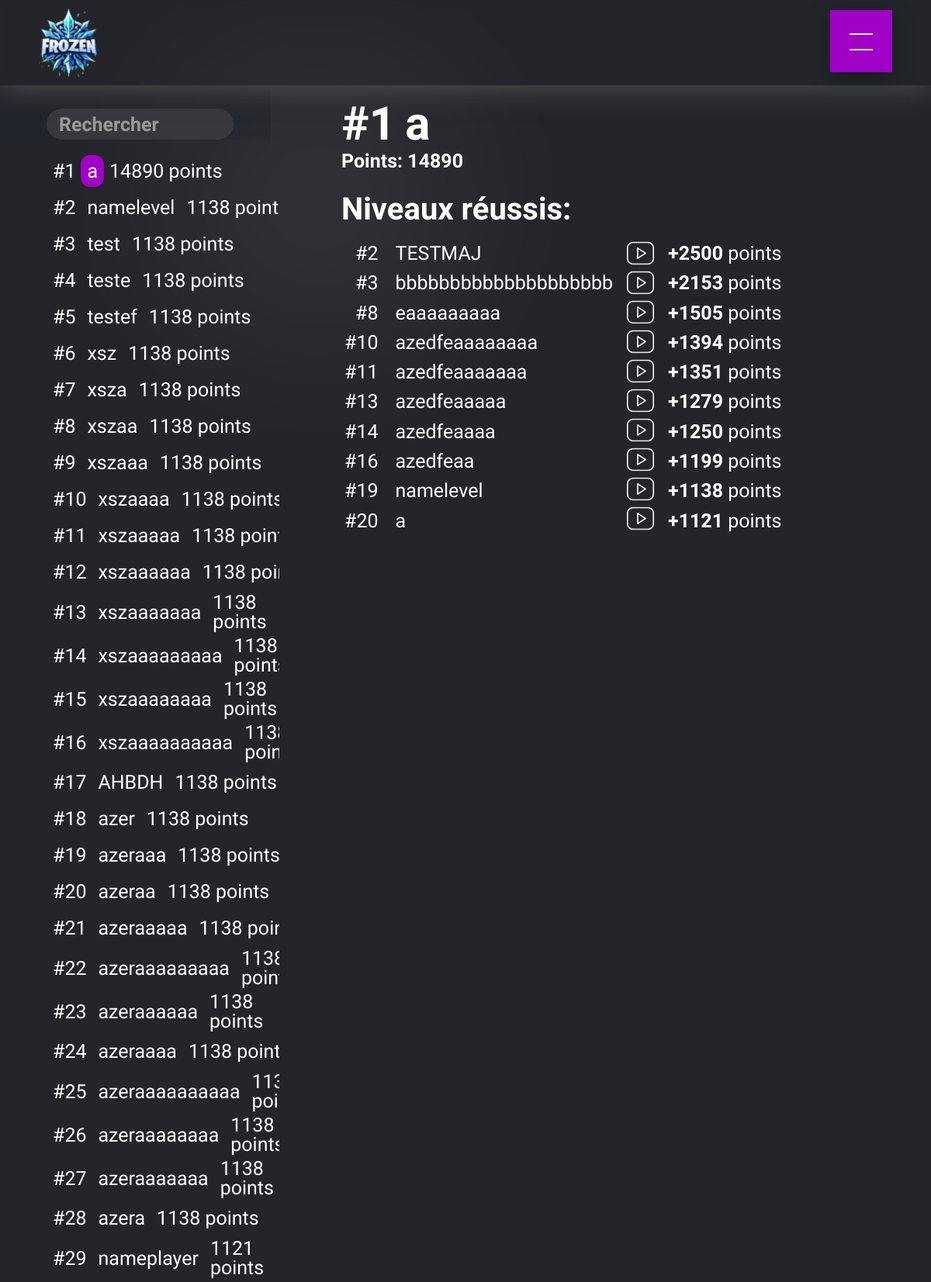
/classement/a, run on an earlier commit of the app's database.
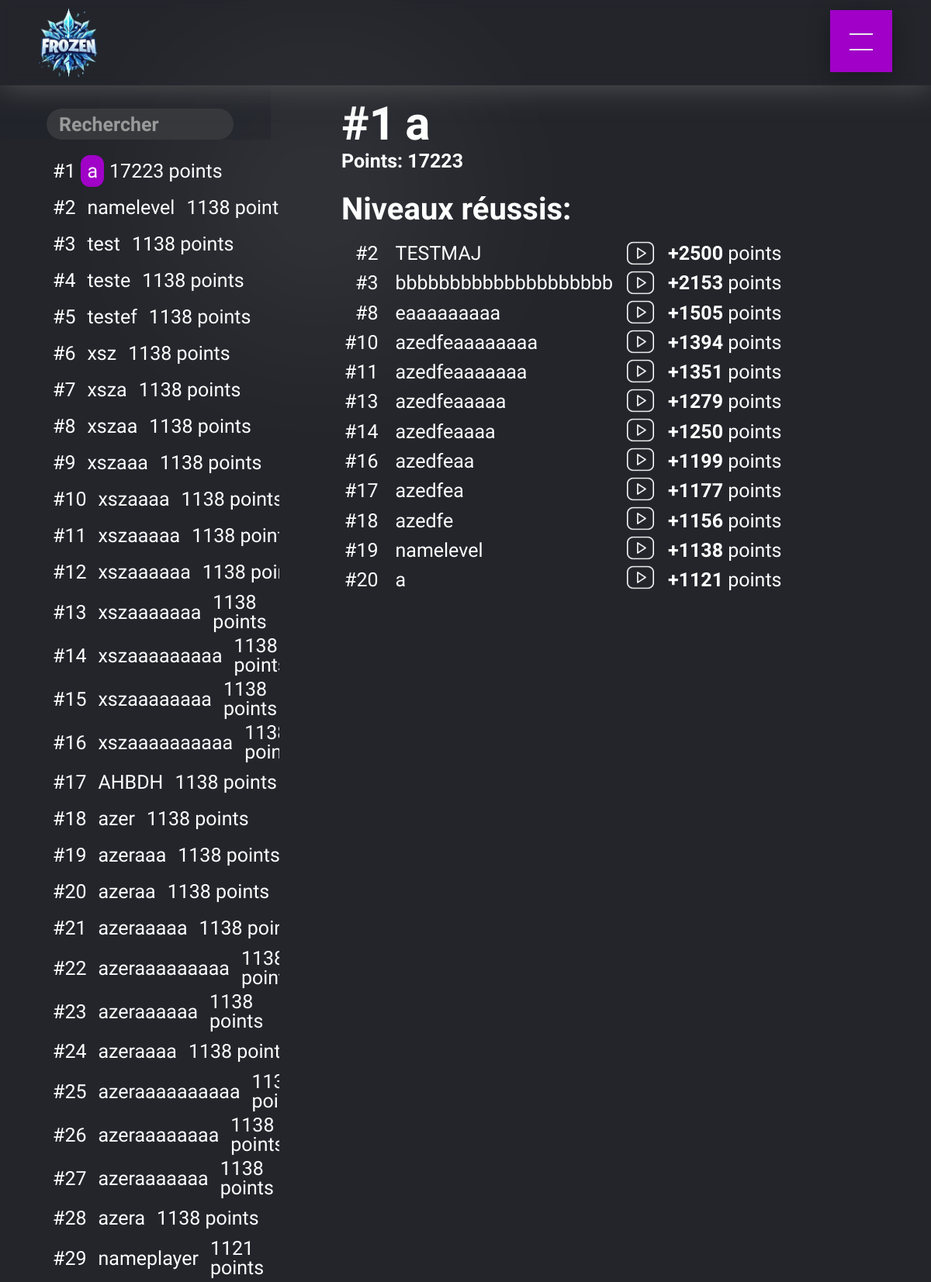
And on a later commit of the database.
### tables this page shows
CREATE TABLE Joueur (
        id INTEGER PRIMARY KEY AUTOINCREMENT,
        nom TEXT NOT NULL UNIQUE,
        points INTEGER DEFAULT 0
    );

CREATE TABLE ReussiteNiveau (
        joueur_id INTEGER,
        niveau_id INTEGER,
        video_url TEXT,
        createurs TEXT,
        FOREIGN KEY (joueur_id) REFERENCES Joueur(id),
        FOREIGN KEY (niveau_id) REFERENCES Niveau(id),
        PRIMARY KEY (joueur_id, niveau_id)
    );

CREATE TABLE Niveau (
        id INTEGER PRIMARY KEY AUTOINCREMENT,
        nom TEXT NOT NULL UNIQUE,
        createurs TEXT NOT NULL,
        verifier TEXT,
        publisher TEXT,
        id_niveau INTEGER UNIQUE,
        points INTEGER NOT NULL,
        classement INTEGER,
        victoires INTEGER DEFAULT 0,
        mot_de_passe TEXT,
        video_url TEXT
    );

### app.py (the view)
@app.route('/classement/<string:nom>')
def joueur(nom):
    active_page = 'classement'
    connection = sqlite3.connect('DataBase.db')
    cursor = connection.cursor()
    cursor.execute('SELECT id, nom, points FROM Joueur WHERE nom = ?', (nom,))
    joueur = cursor.fetchone()
    if joueur is None:
        return redirect(url_for('classement'))
    joueur_id = joueur[0]
    cursor.execute('SELECT nom FROM Joueur ORDER BY points DESC')
    joueurs = cursor.fetchall()
    joueur_classement = next((index + 1 for index, joueur_item in enumerate(joueurs) if joueur_item[0] == nom), None)
    cursor.execute('''
        SELECT Niveau.nom, Niveau.points, ReussiteNiveau.video_url, Niveau.classement
        FROM ReussiteNiveau
        JOIN Niveau ON ReussiteNiveau.niveau_id = Niveau.id
        WHERE ReussiteNiveau.joueur_id = ?
    ''', (joueur_id,))
    reussites = cursor.fetchall()
    cursor.execute('SELECT id, nom, points FROM Joueur ORDER BY points DESC')
    joueurs = cursor.fetchall()
    connection.close()
    return render_template('classement_joueur.html', joueur=joueur, reussites=reussites, joueurs=joueurs, selected_joueur=nom, joueur_classement=joueur_classement, active_page=active_page)

### templates/classement_joueur.html (shortened to what this page needs)
{% extends 'layout.html' %}
{% block styles %}
<link href="../static/classement/classement.css" rel="stylesheet">
{% endblock %}
{% block content %}
<div class="page-content">
    <div class="wrapper">
        <div class="home-left">
            <div class="searchinput-container">
                <div class="inputbackground">
                    <input class="searchInput" type="text" id="searchInput" onkeyup="filterLevels()" placeholder="Rechercher" autocomplete="off">
                </div>
            </div>
            <div class="home-left-container">
                <ul id="levelsList">
                    {% for joueur_item in joueurs %}
                        <div class="classement_nom_du_joueur">
                            <p class="classement_nom_du_joueur_position">#{{ loop.index }}</p>
                            <a class="home-right-container-wrapper {% if joueur_item[1] == selected_joueur %}selected{% endif %}" href="{{ url_for('joueur', nom=joueur_item[1]) }}">
                                <span class="classement_nom_du_joueur_nom">{{ joueur_item[1] }}</span>
                            </a>
                            <p class="home-right-container-paragraph">{{ joueur_item[2] }} points</p>
                        </div>
                    {% endfor %}
                </ul>
            </div>
        </div>
        <div class="home-right">
            <div class="home-right-container">
                <div class="home-right-wrapper">
                    <div class="home-right-wrapper-classement-joueur">
                        <p><span id="bold">#{{ joueur_classement }}</span></p>
                        <h1 class="title"><span id="bold">{{ joueur[1] }}</span></h1>
                    </div>
                    <p class="home-right-points-joueurs">Points: <span id="bold">{{ joueur[2] }}</span></p>
                    <h2 class="h2">Niveaux réussis:</h2>
                    <div class="reussites">
                        <ul>
                            {% for reussite in reussites|reverse %}
                                <li class="reussite-classement">
                                    <div>
                                        <p>#{{ reussite[3] }}</p>
                                    </div>
                                </li>
                            {% endfor %}
                        </ul>
                        <ul>
                            {% for reussite in reussites|reverse %}
                                <li class="reussite2">
                                    <div>
                                        <a href="{{ url_for('niveau', nom_niveau=reussite[0]) }}">
                                            <p>{{ reussite[0] }}</p>
                                        </a>
                                    </div>
                                </li>
                            {% endfor %}
                        </ul>
                        <ul class="logoyt-container">
                            {% for reussite in reussites|reverse %}
                                <li class="logo-yt">
                                    <a class="victoires-joueur-vid-link" target="_blank" href="{{ reussite[2] }}">
                                        <img class="logoyt" src="{{ url_for('static', filename='pictures/logo_youtube.svg') }}" alt="YouTube Video">
                                    </a>
                                </li>
                            {% endfor %}
                        </ul>
                        <ul>
                            {% for reussite in reussites|reverse %}
                                <li class="reussite">
                                    <div>
                                        <p><span id="bold">+{{ reussite[1] }}</span> points</p>
                                    </div>
                                </li>
                            {% endfor %}
                        </ul>
                    </div>
                </div>
            </div>
        </div>
    </div>
</div>
{% endblock %}

### templates/layout.html (shortened to what this page needs)
<!DOCTYPE html>
<html lang="fr">
<head>
    <link href="../static/reset.css" rel="stylesheet">
    {% block styles %}{% endblock %}
    <link href="../static/layout/layout.css" rel="stylesheet" />
</head>
<body>
    <header>
        <div class="mobile">
            <div class="nav-background"></div>
            <a href="/home" class="logo">
                <img src="{{ url_for('static', filename='pictures/logo.png') }}" alt="Logo de la Frozen Liste">
            </a>
            <label for="menu-icon"></label>
            <nav class="nav">
                <ul class="pt-5">
                </ul>
            </nav>
        </div>
    </header>
    <main>
        <div class="main-content">
            {% block content %}{% endblock %}
        </div>
    </main>
</body>
</html>

### static/classement/classement.css (style rules this page uses)
.page-content { overflow: hidden; background-color: #23252B; height: 100vh; }
.wrapper { display: flex; height: calc(100vh - 110px); }
.searchinput-container { width: 30%; position: fixed; z-index: 1; }
.searchinput-container .inputbackground { background-color: rgba(35, 37, 43, 0.3960784314); margin-right: 11px; -webkit-backdrop-filter: blur(1px); backdrop-filter: blur(3px); }
.searchInput { width: 60%; height: 40px; border-radius: 300px; border: none; padding: 0px 16px; background-color: #36383B; color: white; font-family: RobotoRegular; font-size: 25px; transition: all 300ms ease-in-out; margin-left: 60px; margin-top: 30px; }
.home-left { height: 100%; width: 30%; max-width: 30%; overflow-y: scroll; margin-top: 110px; display: flex; align-items: flex-start; background-color: #23252B; flex-direction: column; font-family: RobotoRegular; color: white; font-size: 25px; }
.home-left .home-left-container { width: -moz-fit-content; width: fit-content; margin-top: 90px; margin-left: 60px; display: flex; }
.home-left .home-left-container .classement_nom_du_joueur { display: flex; margin-bottom: 6px; align-items: center; margin-left: 8px; }
.home-left .home-left-container .classement_nom_du_joueur .classement_nom_du_joueur_nom, .home-left .home-left-container .classement_nom_du_joueur .classement_nom_du_joueur_position, .home-left .home-left-container .classement_nom_du_joueur .home-right-container-wrapper { color: white; text-decoration: none; font-family: RobotoRegular; }
.home-left .home-left-container .classement_nom_du_joueur .classement_nom_du_joueur_position, .home-left .home-left-container .classement_nom_du_joueur .home-right-container-wrapper .home-right-container-paragraph-2 { margin-right: 7px; }
.home-left .home-left-container .classement_nom_du_joueur .home-right-container-paragraph { margin-left: 7px; }
.home-left .home-left-container .classement_nom_du_joueur .home-right-container-wrapper { padding: 8px; border-radius: 12px; transition: all 300ms ease-in-out; }
.home-left .home-left-container .classement_nom_du_joueur .home-right-container-wrapper.selected { background-color: #A000C7 !important; }
.home-right { height: 100%; width: 70%; overflow-y: scroll; margin-top: 110px; display: flex; justify-content: center; background-color: #23252B; font-family: RobotoRegular; font-size: 25px; color: white; }
.home-right .home-right-container { display: flex; flex-direction: column; margin-top: 20px; width: 100%; margin-left: 80px; font-family: RobotoRegular; color: white; }
.home-right .home-right-container .home-right-wrapper { width: -moz-fit-content; width: fit-content; }
.home-right .home-right-container .home-right-wrapper .home-right-wrapper-classement-joueur { display: flex; font-family: RobotoBold; font-size: 60px; margin-bottom: 5px; }
.home-right .home-right-container .home-right-wrapper .home-right-wrapper-classement-joueur h1 { margin-left: 12px; }
.home-right .home-right-container .home-right-wrapper .home-right-points-joueurs { font-family: RobotoBold; font-size: 25px; margin-bottom: 30px; }
.home-right .home-right-container .home-right-wrapper .h2 { font-size: 40px; font-family: RobotoBold; margin-bottom: 20px; }
.home-right .home-right-container .home-right-wrapper .reussites { display: flex; }
.home-right .home-right-container .home-right-wrapper .reussites .reussite-classement { display: flex; justify-content: flex-end; }
.logoyt-container { margin-top: 3.25px; }
.logoyt-container .victoires-joueur-vid-link { cursor: pointer; transition: all 300ms ease-in-out; border-radius: 8px; }
.logoyt-container .victoires-joueur-vid-link .logoyt { transition: all 300ms ease-in-out; width: 35px; height: auto; margin-top: -4px; margin-bottom: -7px; }
.logo-yt { margin-bottom: 10px; }
.reussite-classement, .reussite, .reussite2 { margin-bottom: 5.3px; }
.reussite-classement, .reussite { padding: 4px; }
.reussite-classement, .reussite, .logoyt-container, .reussite2 { margin-right: 14px; }
.reussite2 p { border-radius: 8px; padding: 4px; color: white; }
.reussite2 a { text-decoration: none; }
.home-left, .home-right { scrollbar-width: thin; scrollbar-color: #5c5c5c #aaaaaa; }
#bold { font-family: RobotoBold; }

What changed in the data, as far as the page shows it:
changed Joueur (number 1 of 29 on the later page): points "14890" → "17223"
added ReussiteNiveau: classement "17", nom "azedfea", points "1177"
added ReussiteNiveau: classement "18", nom "azedfe", points "1156"
